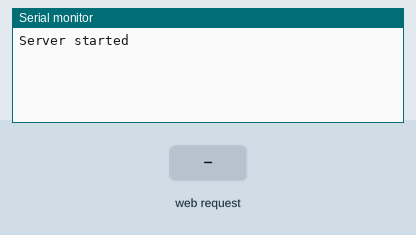
This sketch was run on a simulated Arduino Uno, built with avr-gcc and run on an emulated ATmega328P. Parts: the last lines printed to the serial monitor. Inputs (shaded band) come from the test bench. WiFi joins after 1.5 s; servers stay silent unless stated.

Above: at 1.2 s.
1.3 s: HTTP request GET /set received
At 2.5 s:
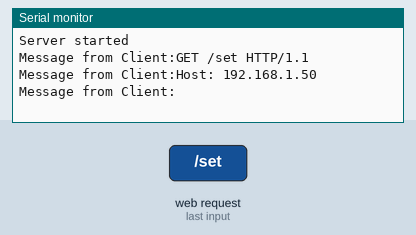
2.8 s: HTTP request GET /get received
At 2.87 s:
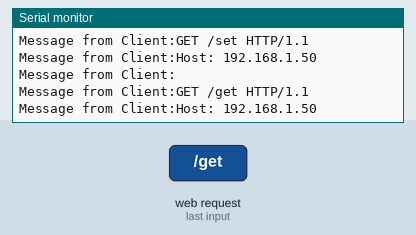
4.3 s: HTTP request GET /accelerometer received
At 5.5 s:
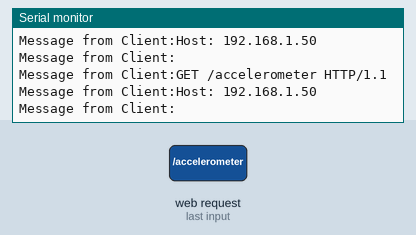
5.8 s: HTTP request GET /motor received
At 6.4 s:
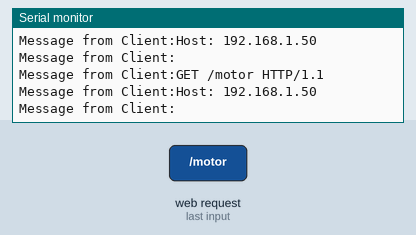

The sketch:

tcp_server.ino
```cpp
// Ethernet client for Arduino, intended for use with ROS
// Floris van Breugel 2012

#include <SPI.h>
#include <Ethernet.h>

boolean reading = false;
boolean readAction = false;
boolean readDataName = false;
boolean readDataVal = false;

char action[4];
char dataName[10];
char dataVal[33];
char inChar = -1;
byte index = 0;

// Enter a MAC address, IP address and Portnumber for your Server below.
// The IP address will be dependent on your local network:
byte mac[] = { 0x90, 0xA2, 0xDA, 0x00, 0x6B, 0xA0 };
IPAddress serverIP(192,168,0,104);
int serverPort=8888;

// Initialize the Ethernet server library
// with the IP address and port you want to use
EthernetServer server(serverPort);

void setup()
{
  // start the serial for debugging
  Serial.begin(9600);
  // start the Ethernet connection and the server:
  Ethernet.begin(mac, serverIP);
  server.begin();
  Serial.println("Server started");//log
}

void loop()
{
  // listen for incoming clients
  EthernetClient client = server.available();
  if (client) {
    String clientMsg;
    String action;
    String dataName;
    String dataVal;

    readAction = true;

    while (client.connected()) {
      if (client.available()) {
        char c = client.read();
        clientMsg+=c;//store the recieved characters in a string

        // check for delimiters
        if (c==':') {
          readAction = false;
          readDataName = true;
        } else if (c=='=') {
          readDataName = false;
          readDataVal = true;
        } else if (c=='\n') { // if "end of line" run the appropriate function
          if (action=="set") setData(dataName, dataVal, client);
          else if (action=="get") getData(dataName, client);
          Serial.println("Message from Client:"+clientMsg);//print it to the serial, for debugging
          clientMsg = "";
          action = "";
          dataName = "";
          dataVal = "";
          readAction = true;
          readDataVal = false;
        }

        // save data into appropriate strings
        else if (readAction) {
          action+=c;
        } else if (readDataName) {
          dataName+=c;
        } else if (readDataVal) {
          dataVal+=c;
        }


      }
    }

    // give the Client time to receive the data
    delay(1);
    // close the connection:
    client.stop();
  }
}

////////////////////////////////////////////////////////////////////////////////////
// functions to do stuff

void getData(String dataName, EthernetClient client) {

  if (dataName=="accelerometer") {
    client.println("accelerometer data: ");
  }

}


void setData(String dataName, String dataVal, EthernetClient client) {

  if (dataName=="motor"){
    client.println("setting motor value");
  }

}
```

Measured:
- after the input at 1.3 s, the serial monitor: prints a new line at once (image 1)
- after the input at 2.8 s, the serial monitor: prints a new line at once (image 2)
- after the input at 4.3 s, the serial monitor: prints a new line at once (image 3)
- after the input at 5.8 s, the serial monitor: prints a new line at once (image 4)
